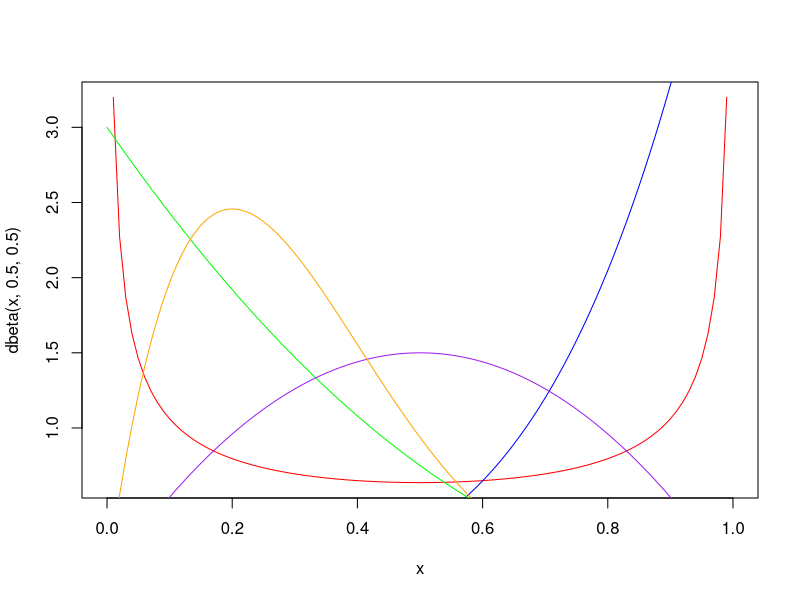
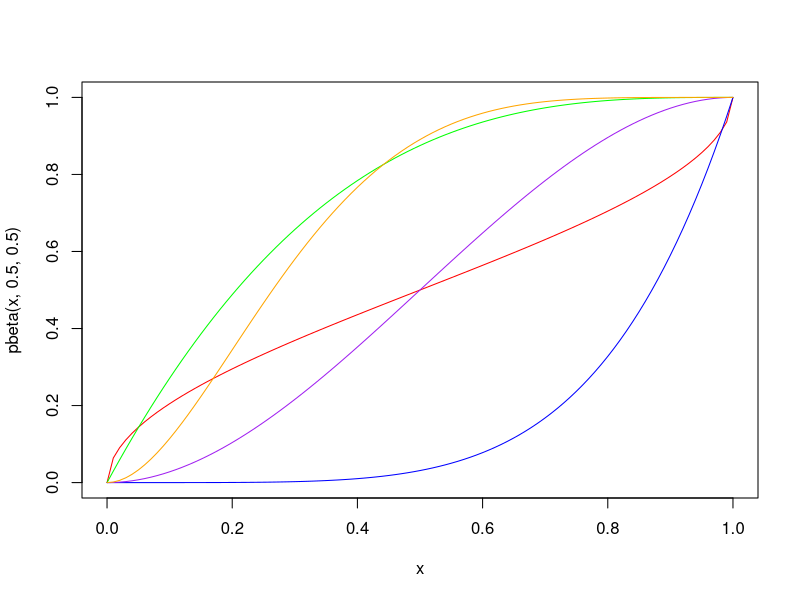

These charts were generated, in order, by the following R code:
x <- seq(0, 1)

# HUSTOTNI FCE
curve(dbeta(x,0.5,0.5), col='red')
curve(dbeta(x,5,1), add = TRUE, col='blue')
curve(dbeta(x,1,3), add = TRUE, col='green')
curve(dbeta(x,2,2), add = TRUE, col='purple')
curve(dbeta(x,2,5), add = TRUE, col='orange')

# DISTRIBUCNI FCE
curve(pbeta(x,0.5,0.5), col='red')
curve(pbeta(x,5,1), add = TRUE, col='blue')
curve(pbeta(x,1,3), add = TRUE, col='green')
curve(pbeta(x,2,2), add = TRUE, col='purple')
curve(pbeta(x,2,5), add = TRUE, col='orange')
